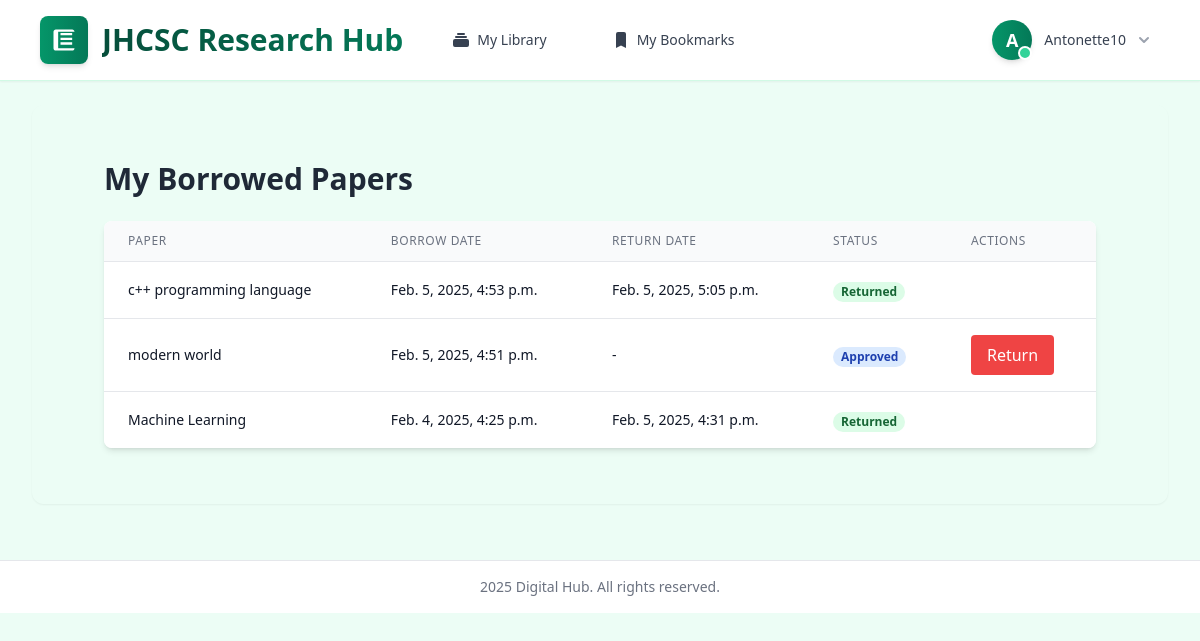
The page /accounts/my-borrowed-papers/ (signed in) on the database its author committed.
### scholar/models.py (models this page shows, shortened)
class Borrow(models.Model):
    STATUS_CHOICES = [
        ('pending', 'Pending Approval'),
        ('approved', 'Approved'),
        ('rejected', 'Rejected'),
        ('reserved', 'Reserved'),
    ]
    RETURN_STATUS_CHOICES = [
        ('pending', 'Pending Return Approval'),
        ('approved', 'Return Approved'),
        ('rejected', 'Return Rejected'),
    ]
    user = models.ForeignKey(User, on_delete=models.CASCADE)
    paper = models.ForeignKey(Paper, on_delete=models.CASCADE)
    borrow_date = models.DateTimeField(auto_now_add=True)
    return_date = models.DateTimeField(null=True, blank=True)
    status = models.CharField(max_length=10, choices=STATUS_CHOICES, default='pending')
    return_status = models.CharField(max_length=10, choices=RETURN_STATUS_CHOICES, null=True, blank=True)
    is_returned = models.BooleanField(default=False)  # Add this field
    due_date = models.DateTimeField(null=True, blank=True)
    class Meta:
        ordering = ['-borrow_date']

class Paper(models.Model):
    title = models.CharField(max_length=255)
    authors = models.ManyToManyField('Author', related_name='papers')
    abstract = models.TextField()
    publication_date = models.DateField()
    citations = models.PositiveIntegerField(default=0)
    available_copies = models.PositiveIntegerField(default=1)
    view_count = models.PositiveIntegerField(default=0)
    viewers = models.ManyToManyField(User, related_name='viewed_papers', blank=True)
    pdf_file = models.FileField(upload_to='papers/', blank=True, null=True)  # Add this field

### scholar/views.py (the view)
# urls.py: path('my-borrowed-papers/', views.my_borrowed_papers, name='my_borrowed_papers'),
@login_required
def my_borrowed_papers(request):
    borrows = Borrow.objects.filter(user=request.user).order_by('-borrow_date')
    return render(request, 'scholar/my_borrowed_papers.html', {'borrows': borrows})

### scholar/templates/scholar/my_borrowed_papers.html (shortened to what this page needs)
{% extends 'scholar/base.html' %}
{% block content %}
<div class="container mx-auto px-4 py-8">
    <h1 class="text-3xl font-bold text-gray-800 mb-6">My Borrowed Papers</h1>
    <div class="bg-white shadow-md rounded-lg overflow-hidden">
        <table class="min-w-full divide-y divide-gray-200">
            <thead class="bg-gray-50">
                <tr>
                    <th scope="col" class="px-6 py-3 text-left text-xs font-medium text-gray-500 uppercase tracking-wider">
                        Paper
                    </th>
                    <th scope="col" class="px-6 py-3 text-left text-xs font-medium text-gray-500 uppercase tracking-wider">
                        Borrow Date
                    </th>
                    <th scope="col" class="px-6 py-3 text-left text-xs font-medium text-gray-500 uppercase tracking-wider">
                        Return Date
                    </th>
                    <th scope="col" class="px-6 py-3 text-left text-xs font-medium text-gray-500 uppercase tracking-wider">
                        Status
                    </th>
                    <th scope="col" class="px-6 py-3 text-left text-xs font-medium text-gray-500 uppercase tracking-wider">
                        Actions
                    </th>
                </tr>
            </thead>
            <tbody class="bg-white divide-y divide-gray-200">
                {% for borrow in borrows %}
                <tr class="hover:bg-gray-50 transition-colors">
                    <td class="px-6 py-4 whitespace-nowrap">
                        <div class="text-sm text-gray-900">{{ borrow.paper.title }}</div>
                    </td>
                    <td class="px-6 py-4 whitespace-nowrap">
                        <div class="text-sm text-gray-900">{{ borrow.borrow_date }}</div>
                    </td>
                    <td class="px-6 py-4 whitespace-nowrap">
                        <div class="text-sm text-gray-900">{{ borrow.return_date|default:"-" }}</div>
                    </td>
                    <td class="px-6 py-4 whitespace-nowrap">
                        {% if borrow.is_returned %}
                        <span class="px-2 inline-flex text-xs leading-5 font-semibold rounded-full bg-green-100 text-green-800">
                            Returned
                        </span>
                        {% elif borrow.status == 'pending' %}
                        <span class="px-2 inline-flex text-xs leading-5 font-semibold rounded-full bg-yellow-100 text-yellow-800">
                            Pending
                        </span>
                        {% elif borrow.status == 'approved' %}
                        <span class="px-2 inline-flex text-xs leading-5 font-semibold rounded-full bg-blue-100 text-blue-800">
                            Approved
                        </span>
                        {% elif borrow.status == 'rejected' %}
                        <span class="px-2 inline-flex text-xs leading-5 font-semibold rounded-full bg-red-100 text-red-800">
                            Rejected
                        </span>
                        {% endif %}
                    </td>
                    <td class="px-6 py-4 whitespace-nowrap">
                        {% if borrow.status == 'approved' and not borrow.is_returned %}
                            {% if borrow.return_status == 'pending' %}
                                <button class="px-4 py-2 bg-gray-500 text-white rounded cursor-not-allowed" disabled>
                                    Return Requested
                                </button>
                            {% else %}
                                <form action="{% url 'request_return' borrow.id %}" method="post" class="return-form">
                                    <button type="submit" class="px-4 py-2 bg-red-500 text-white rounded hover:bg-red-600 return-button">
                                        Return
                                    </button>
                                </form>
                            {% endif %}
                        {% endif %}
                    </td>
                </tr>
                {% endfor %}
            </tbody>
        </table>
    </div>
</div>
{% endblock %}

### scholar/templates/scholar/partials/navbar.html (shortened to what this page needs)
<nav class="bg-white border-b border-emerald-100 shadow-sm sticky top-0 z-50">
    <div class="max-w-7xl mx-auto px-6 sm:px-8 lg:px-10">
        <div class="flex justify-between h-20 items-center">
            <div class="flex items-center space-x-8">
                <a href="{% url 'home' %}" class="flex items-center group">
                    <div class="bg-gradient-to-r from-emerald-600 to-emerald-700 text-white p-2.5 rounded-lg group-hover:from-emerald-700 group-hover:to-emerald-800 transition-all duration-200 shadow-md">
                        <svg class="h-7 w-7" fill="currentColor" viewBox="0 0 24 24">
                            <path d="M21 5c0-1.1-.9-2-2-2h-14c-1.1 0-2 .9-2 2v14c0 1.1.9 2 2 2h14c1.1 0 2-.9 2-2v-14zm-14 14v-14h14v14h-14zm12-3h-10v-2h10v2zm0-4h-10v-2h10v2zm0-4h-10v-2h10v2z"/>
                        </svg>
                    </div>
                    <span class="ml-3.5 text-3xl font-bold bg-gradient-to-r from-emerald-900 to-emerald-700 bg-clip-text text-transparent">JHCSC Research Hub</span>
                </a>
                <div class="hidden sm:flex sm:items-center sm:space-x-4">
                    {% if user.is_authenticated and not user.is_staff %}
                        <a href="{% url 'my_borrowed_papers' %}"
                           class="nav-link inline-flex items-center px-4 py-2 text-sm font-medium rounded-md transition-all duration-150 {% if 'my_borrowed_papers' in request.path %}text-emerald-700 bg-emerald-50 hover:bg-emerald-100{% else %}text-gray-700 hover:text-gray-900 hover:bg-emerald-50{% endif %}">
                            <svg class="mr-1.5 h-5 w-5" xmlns="http://www.w3.org/2000/svg" viewBox="0 0 20 20" fill="currentColor">
                                <path d="M7 3a1 1 0 000 2h6a1 1 0 100-2H7zM4 7a1 1 0 011-1h10a1 1 0 110 2H5a1 1 0 01-1-1zM2 11a2 2 0 012-2h12a2 2 0 012 2v4a2 2 0 01-2 2H4a2 2 0 01-2-2v-4z" />
                            </svg>
                            My Library
                        </a>
                    {% endif %}
                </div>
                <div class="hidden sm:flex sm:items-center sm:space-x-4">
                    {% if user.is_authenticated and not user.is_staff %}
                    <a href="{% url 'my_bookmarked_papers' %}"
                           class="nav-link inline-flex items-center px-4 py-2 text-sm font-medium rounded-md transition-all duration-150 {% if 'my_bookmarks' in request.path %}text-emerald-700 bg-emerald-50 hover:bg-emerald-100{% else %}text-gray-700 hover:text-gray-900 hover:bg-emerald-50{% endif %}">
                            <svg class="mr-1.5 h-5 w-5" xmlns="http://www.w3.org/2000/svg" viewBox="0 0 20 20" fill="currentColor">
                                <path d="M5 4a2 2 0 012-2h6a2 2 0 012 2v14l-5-2.5L5 18V4z" />
                            </svg>
                            My Bookmarks
                        </a>
                    {% endif %}
                </div>            </div>
            <div class="flex items-center space-x-6">
                {% if user.is_authenticated %}
    <div class="relative z-50" x-data="{ open: false }">
        <button @click="open = !open"
                class="flex items-center space-x-3 group focus:outline-none rounded-lg p-1.5 transition-all duration-200 hover:bg-emerald-50"
                :class="{ 'ring-2 ring-emerald-500 ring-offset-2 bg-emerald-50': open }">
            <div class="flex items-center space-x-3">
                <div class="relative">
                    <div class="w-10 h-10 rounded-full bg-gradient-to-r from-emerald-600 to-emerald-700 flex items-center justify-center text-white font-bold text-lg shadow-md transform transition-transform duration-200 group-hover:scale-105">
                        {{ user.username|make_list|first|upper }}
                    </div>
                    <div class="absolute bottom-0 right-0 w-3.5 h-3.5 bg-emerald-400 border-2 border-white rounded-full"></div>
                </div>
                <div class="flex items-center">
                    <span class="text-sm font-medium text-gray-700 group-hover:text-gray-900">{{ user.username|title }}</span>
                </div>
            </div>
        </button>
        {% endif %}
        </div>
    </div>
</nav>

### rows shown on the page
Borrow: paper "c++ programming language", borrow_date "Feb. 5, 2025, 4:53 p.m.", return_date "Feb. 5, 2025, 5:05 p.m.", is_returned "Returned"
Borrow: paper "modern world", borrow_date "Feb. 5, 2025, 4:51 p.m.", return_date "-", is_returned "Approved", status "Return"
Borrow: paper "Machine Learning", borrow_date "Feb. 4, 2025, 4:25 p.m.", return_date "Feb. 5, 2025, 4:31 p.m.", is_returned "Returned"

### other values the page prints
{{ user.username|make_list|first|upper }} "A"
{{ user.username|title }} "Antonette10"
